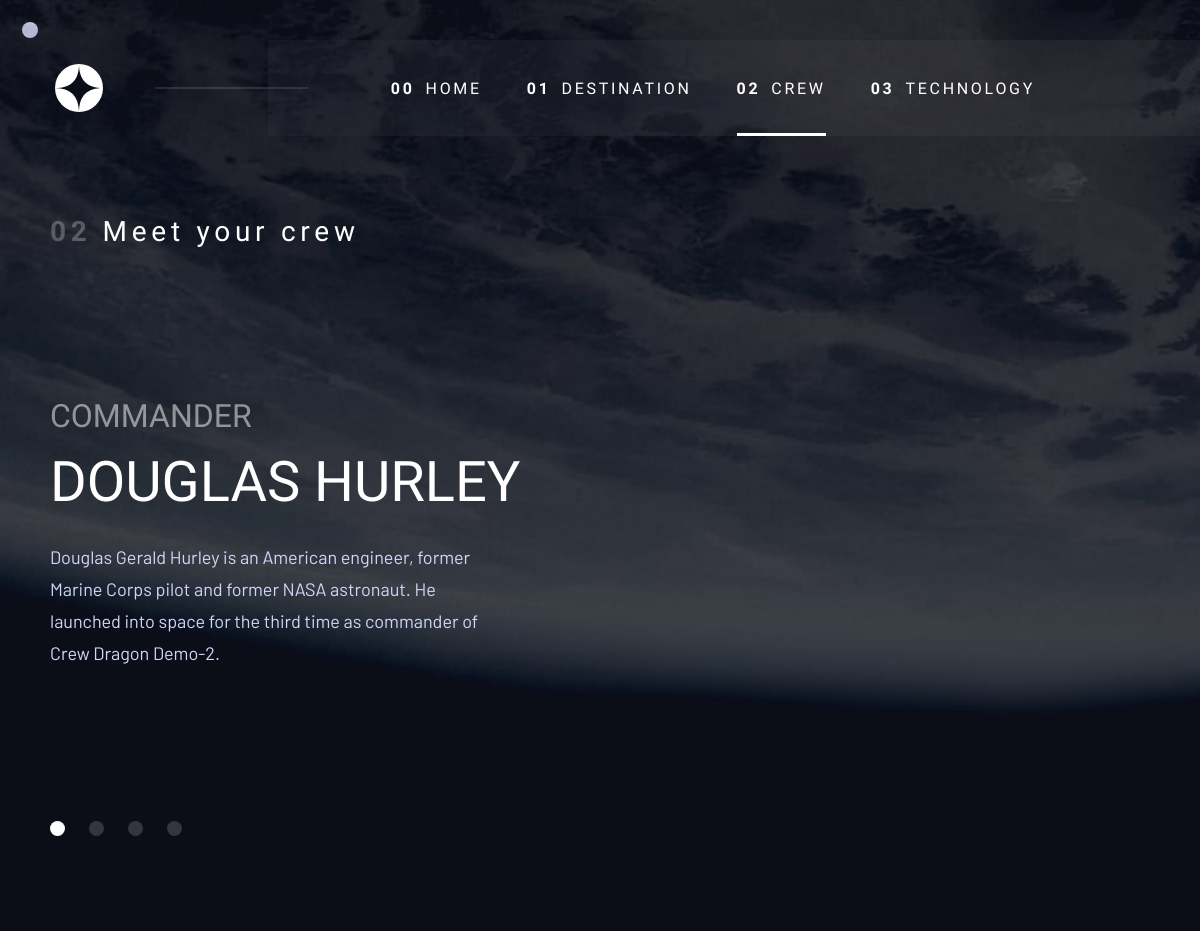
The page /crew.php on the database its author committed.
### tables this page shows
CREATE TABLE `crew` (
  `id` int(11) NOT NULL,
  `job` text NOT NULL,
  `name` text NOT NULL,
  `description` text NOT NULL
);

### crew.php (the view, shortened to what this page needs)
<?php
require('header.php') ?>
<div id="app" class="crew">
  <?php
  $sql = 'SELECT * FROM crew';
  $t_crew = $pdo->prepare($sql);
  $t_crew->execute();
  $crews = $t_crew->fetchAll();
  ?>
  <h3 class="w-page-title f-heading5 transformation">
    <span number="02" class="">Meet your crew</span>
  </h3>
  <div class="l-wrapper crew">
    <div class="w-navXtext crew">
      <div class="w-text crew">
        <strong class="w-strong crew f-heading4">
          <?php foreach ($crews as $crew) { ?>
            <span class="js-crew-job"><?= $crew['job'] ?></span>
          <?php } ?>
          </strong>
        <h1 class="w-h1 crew f-heading3">
          <?php foreach ($crews as $crew) { ?>
            <span class="js-crew-name"><?= $crew['name'] ?></span>
          <?php } ?>
        </h1>
        <p class="w-paragraph crew f-body-copy">
          <?php foreach ($crews as $crew) { ?>
            <span class="js-crew-description"><?= $crew['description'] ?></span>
          <?php } ?>
        </p>
      </div>
      <div class="w-crew-nav transformation">
        <?php foreach ($crews as $crew) { ?>
          <span class="js-crew-nav"></span>
        <?php } ?>
      </div>
    </div>
  </div>
</div>
<?php require('footer.php') ?>

### css/style.css (style rules this page uses)
:root { --dark-blue:#0B0D17;--blue:#D0D6F9;--white:#FFFFFF }
.f-heading3 { font-family:'Bellefair',serif;font-size:56px;line-height:64px;text-transform:uppercase }
.f-heading4 { font-family:'Bellefair',serif;font-size:32px;line-height:37px;text-transform:uppercase }
.f-heading5 { font-family:'Barlow Condensed', sans-serif;font-size:28px;line-height:34px;letter-spacing:4.725px }
.f-body-copy { font-family:'Barlow', sans-serif;font-size:18px;line-height:32px;color:var(--blue) !important }
* { margin:0;padding:0;border:0;outline:none;vertical-align:baseline;text-decoration:none;text-transform:inherit;-webkit-transition:0.15s;transition:0.15s;list-style:none;-webkit-user-select:none;-moz-user-select:none;-ms-user-select:none;user-select:none;color:inherit;-webkit-box-sizing:border-box;box-sizing:border-box;color:inherit;font-weight:inherit;background-repeat:no-repeat }
body,main { color:#fff;font-weight:400;text-transform:none }
body,main { position:relative }
h1,h3,p,strong { overflow-y:hidden }
span { display:inline-block }
#app { min-height:100vh;display:-webkit-box;display:-ms-flexbox;display:flex;-webkit-box-orient:vertical;-webkit-box-direction:normal;-ms-flex-direction:column;flex-direction:column;overflow:hidden;padding:215px 0 130px }
#app.crew { padding:215px 0 0 }
.w-page-title { padding:0 165px;position:relative;z-index:1;overflow-y:hidden;-webkit-transition:0.7s;transition:0.7s }
.w-page-title span { -webkit-transition:1s;transition:1s }
.w-page-title span::before { content:attr(number);font-weight:700;margin:0 11px 0 0;opacity:0.25 }
.l-wrapper { color:#fff;display:-webkit-box;display:-ms-flexbox;display:flex;-webkit-box-flex:1;-ms-flex:1;flex:1;padding:0 165px;-webkit-box-pack:justify;-ms-flex-pack:justify;justify-content:space-between }
.l-wrapper.crew { gap:80.5px;padding:0 165px;-webkit-box-pack:justify;-ms-flex-pack:justify;justify-content:space-between }
.w-text { display:-webkit-box;display:-ms-flexbox;display:flex;-webkit-box-orient:vertical;-webkit-box-direction:normal;-ms-flex-direction:column;flex-direction:column }
.w-text.crew { width:100% }
.w-navXtext { display:-webkit-box;display:-ms-flexbox;display:flex;position:relative;-webkit-box-orient:vertical;-webkit-box-direction:normal;-ms-flex-direction:column;flex-direction:column;-webkit-box-flex:1;-ms-flex:1;flex:1 }
.w-navXtext.crew { -webkit-box-flex:0;-ms-flex:none;flex:none;-webkit-box-pack:end;-ms-flex-pack:end;justify-content:flex-end;gap:120px;margin:0 0 95px;flex:none }
.w-strong.crew { opacity:0.5 }
.w-h1.crew { margin:15px 0 0 }
.w-paragraph { position:relative;width:100%;max-width:444px }
.w-paragraph.crew { margin:27px 0 0 }
.w-crew-nav { display:-webkit-box;display:-ms-flexbox;display:flex;gap:24px;-webkit-transition:1s 1s;transition:1s 1s }
.js-crew-nav { background:#fff;width:15px;height:15px;border-radius:50%;opacity:0.17;cursor:pointer }
.js-crew-nav.active { opacity:1 !important }
.js-crew-job,.js-crew-name { display:none;position:relative;-webkit-transform:translateY(calc(100% + 1.5em));transform:translateY(calc(100% + 1.5em));opacity:1;-webkit-transition:0.7s cubic-bezier(0.23, 1, 0.32, 1);transition:0.7s cubic-bezier(0.23, 1, 0.32, 1) }
.js-crew-job.active,.js-crew-name.active { -webkit-transform:translateY(0);transform:translateY(0);opacity:1 }
.js-crew-job.transition,.js-crew-name.transition { display:block }
.js-crew-description { position:absolute;display:block;visibility:hidden;opacity:0;top:0;-webkit-transform:translateY(100%);transform:translateY(100%);-webkit-transition:visibility 0s,opacity 0.7s,-webkit-transform 0.7s cubic-bezier(0.23, 1, 0.32, 1);transition:visibility 0s,opacity 0.7s,-webkit-transform 0.7s cubic-bezier(0.23, 1, 0.32, 1);transition:transform 0.7s cubic-bezier(0.23, 1, 0.32, 1),visibility 0s,opacity 0.7s;transition:transform 0.7s cubic-bezier(0.23, 1, 0.32, 1),visibility 0s,opacity 0.7s,-webkit-transform 0.7s cubic-bezier(0.23, 1, 0.32, 1) }
.js-crew-description.active { -webkit-transform:translateY(0);transform:translateY(0);opacity:1 }
.js-crew-description.transition { visibility:visible }
@media (max-width: 1400px) { .w-page-title { padding:0 100px } }
@media (max-width: 1400px) { .l-wrapper { padding:0 100px } }
@media (max-width: 1400px) { .l-wrapper.crew { gap:40px;padding:0 100px } }
@media (max-width: 1250px) { .w-page-title { padding:0 50px } }
@media (max-width: 1250px) { .l-wrapper { padding:0 50px } }
@media (max-width: 1250px) { .l-wrapper.crew { gap:20px;padding:0 50px } }

### rows shown on the page
crew: job "COMMANDER", name "DOUGLAS HURLEY", description "Douglas Gerald Hurley is an American engineer, former Marine Corps pilot and former NASA astronaut. He launched into space for the third time as commander of Crew Dragon Demo-2."

### other values the page prints
$link "HOME DESTINATION TECHNOLOGY"
$link "CREW"
